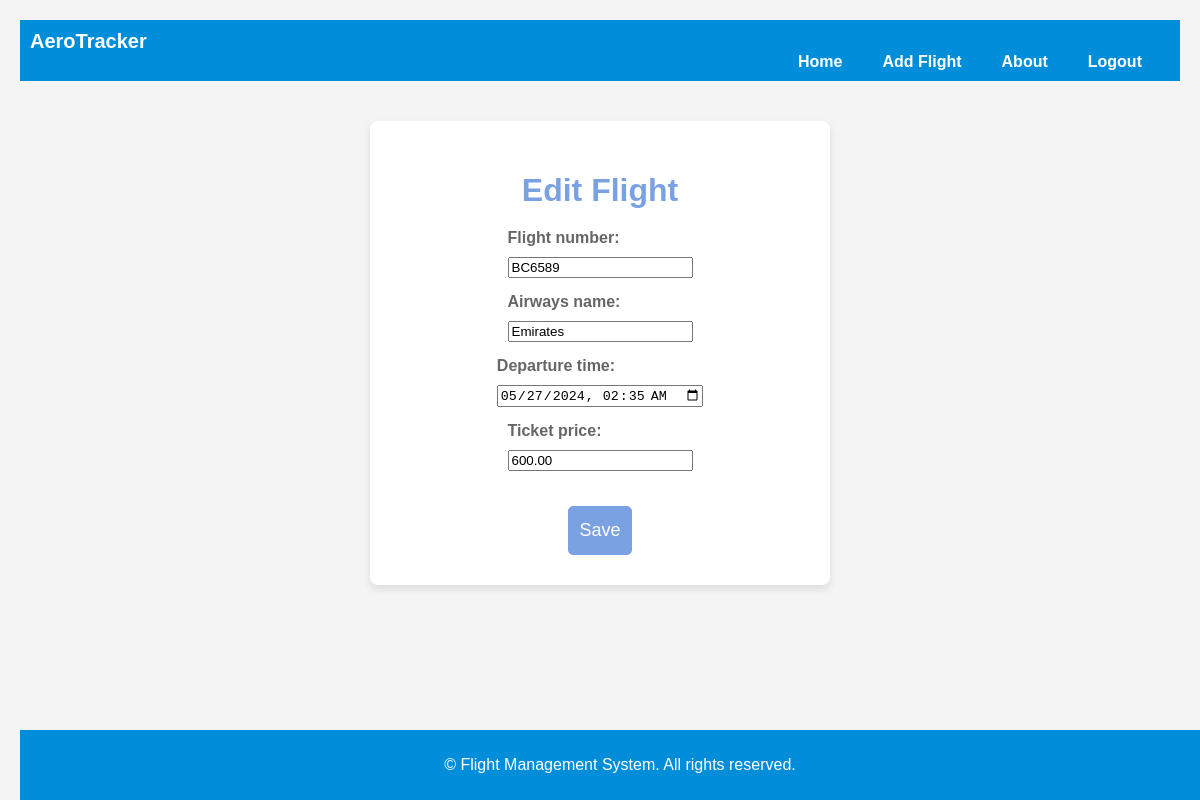
Page /update/4/ (signed in) on the committed database.
### flights/models.py (models this page shows, shortened)
class Flight(models.Model):
    flight_number = models.CharField(max_length=10)
    airways_name = models.CharField(max_length=50)
    departure_time = models.DateTimeField()
    ticket_price = models.DecimalField(max_digits=9, decimal_places=2)

### flights/views.py (the view)
# urls.py: path('update/<int:pk>/', flight_update, name='flight_update'),
@login_required
def flight_update(request, pk):
    flight = get_object_or_404(Flight, pk=pk)
    if request.method == 'POST':
        form = FlightForm(request.POST, instance=flight)
        if form.is_valid():
            form.save()
            return redirect('flight_list')
    else:
        form = FlightForm(instance=flight)
    return render(request, 'flights/flight_form.html', {'form': form, 'operation': 'Update'})

### flights/forms.py (shortened to what this page needs)
class FlightForm(forms.ModelForm):
    class Meta:
        model = Flight
        fields = ['flight_number', 'airways_name', 'departure_time', 'ticket_price']
        widgets = {
            'flight_number': forms.TextInput(attrs={
                'pattern': '[A-Z]{2}\d{4}',
                'title': 'Flight number must be in the format: AA1234',
                'required': True
            }),
            'airways_name': forms.TextInput(attrs={
                'required': True,
                'pattern': '[a-zA-Z\s]+',
                'title': 'Airways name must only contain letters and spaces'
            }),
            'departure_time': forms.DateTimeInput(attrs={
                'type': 'datetime-local',
                'required': True
            }),
            'ticket_price': forms.NumberInput(attrs={
                'min': 0.01,
                'step': 0.01,
                'required': True,
                'title': 'Ticket price must be a positive number'
            }),
        }

### flights/templates/flights/flight_form.html (shortened to what this page needs)
{% extends 'flights/base.html' %}
{% block content %}
<div class="form-container">
    <h1>{{ form.instance.pk|yesno:"Edit,Add" }} Flight</h1>
    <form method="post">
        <div class="form-group">
            {{ form.flight_number.label_tag }}
            {{ form.flight_number }}
        </div>
        <div class="form-group">
            {{ form.airways_name.label_tag }}
            {{ form.airways_name }}
        </div>
        <div class="form-group">
            {{ form.departure_time.label_tag }}
            {{ form.departure_time }}
        </div>
        <div class="form-group">
            {{ form.ticket_price.label_tag }}
            {{ form.ticket_price }}
        </div>
        <button type="submit" class="btn btn-primary">Save</button>
    </form>
</div>
{% endblock %}

### static/flights/styles.css (style rules this page uses)
body { font-family: Arial, sans-serif; margin: 20px; padding: 0; background-color: #f4f4f4; }
.form-container { background: #fff; max-width: 400px; margin: 40px auto; padding: 30px; border-radius: 8px; box-shadow: 0 4px 8px rgba(0, 0, 0, 0.1); }
.form-container h1 { margin-bottom: 20px; text-align: center; color: #7aa2e3; }
.form-container form { display: flex; flex-direction: column; align-items: center; }
.form-group { margin-bottom: 15px; }
.form-group label { display: block; margin-bottom: 10px; color: #666; font-weight: bold; }
.btn { display: inline-block; font-weight: 400; color: #212529; text-align: center; vertical-align: middle; user-select: none; background-color: #007bff; border: 1px solid #007bff; padding: 0.375rem 0.75rem; font-size: 1rem; line-height: 1.5; border-radius: 0.25rem; transition: color .15s ease-in-out, background-color .15s ease-in-out, border-color .15s ease-in-out, box-shadow .15s ease-in-out; }
.btn-primary { color: #fff; background-color: #7aa2e3; border-color: #7aa2e3; font-size: 18px; padding: 10px 10px; border-radius: 5px; transition: background-color .15s ease-in-out, border-color .15s ease-in-out; }
.btn, .btn-primary { margin-top: 20px; }

### flights/templates/flights/base.html (style rules this page uses)
body { font-family: Arial, sans-serif; margin: 20px; padding: 0; background-color: #f4f4f4; }
.form-container { background: #fff; max-width: 400px; margin: 40px auto; padding: 30px; border-radius: 8px; box-shadow: 0 4px 8px rgba(0, 0, 0, 0.1); }
.form-container h1 { margin-bottom: 20px; text-align: center; color: #7aa2e3; }
.form-container form { display: flex; flex-direction: column; align-items: center; }
.form-group { margin-bottom: 15px; }
.form-group label { display: block; margin-bottom: 10px; color: #666; font-weight: bold; }
.btn { display: inline-block; font-weight: 400; color: #212529; text-align: center; vertical-align: middle; user-select: none; background-color: #007bff; border: 1px solid #007bff; padding: 0.375rem 0.75rem; font-size: 1rem; line-height: 1.5; border-radius: 0.25rem; transition: color .15s ease-in-out, background-color .15s ease-in-out, border-color .15s ease-in-out, box-shadow .15s ease-in-out; }
.btn-primary { color: #fff; background-color: #7aa2e3; border-color: #7aa2e3; font-size: 18px; padding: 10px 10px; border-radius: 5px; transition: background-color .15s ease-in-out, border-color .15s ease-in-out; }
.btn, .btn-primary { margin-top: 20px; }

### rows in the picture
Flight: instance.pk "Edit", flight_number "BC6589", airways_name "Emirates", departure_time "05/27/2024 02:35", ticket_price "600.00"
